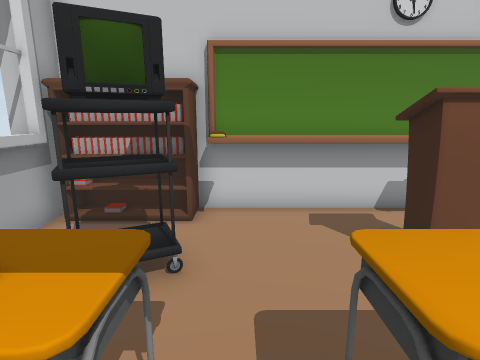
View 1 (above)

14 first-person views from a walk through a Unity game level. The camera is 1.3 m above the floor, tilts 12° down and sees 80° across. The floor is counted in squares, 0.5 m on a side. Each view is taken from the middle of a square. On the plan, view 1 faces up. The plan holds only what a view shows up to about 19 squares ahead; the rest is blank. The player is left out.

View 2
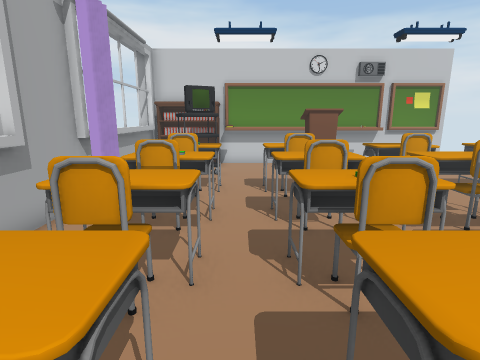

View 3
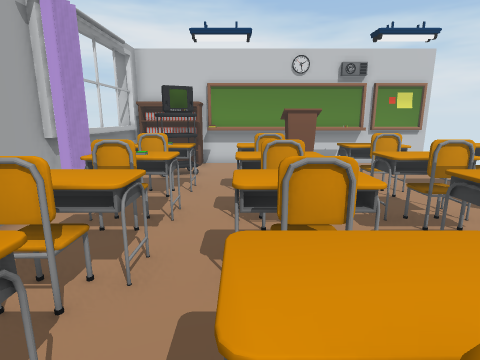

View 4
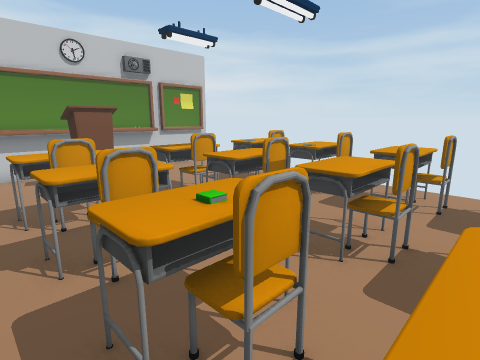

View 5
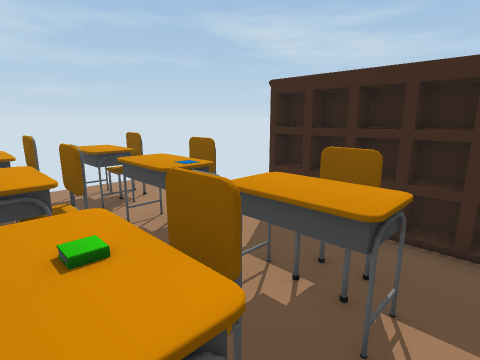

View 6
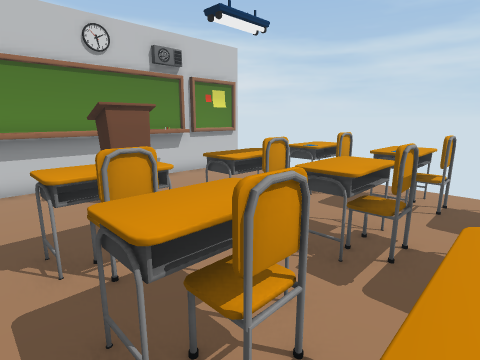

View 7
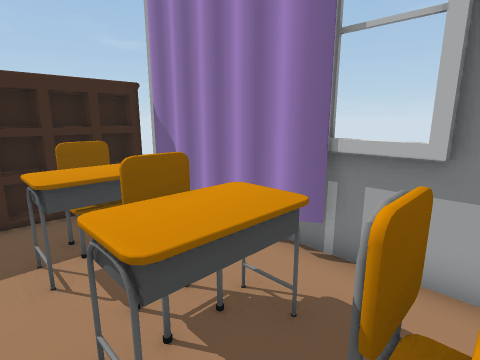

View 8
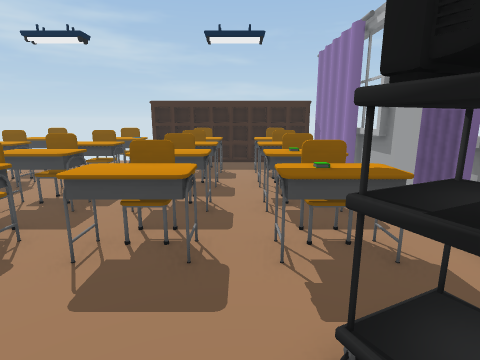

View 9
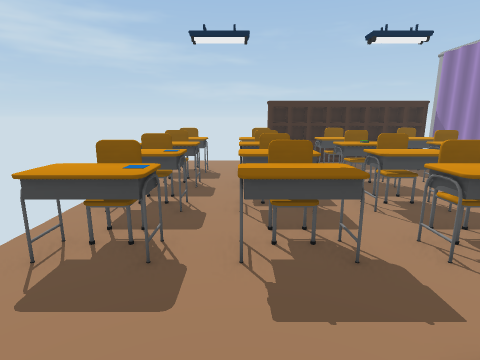

View 10
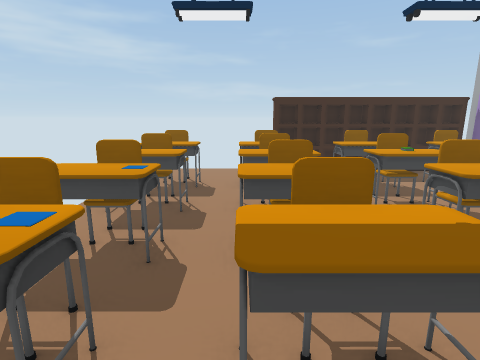

View 11
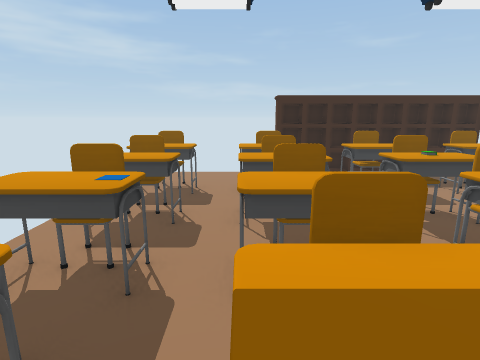

View 12
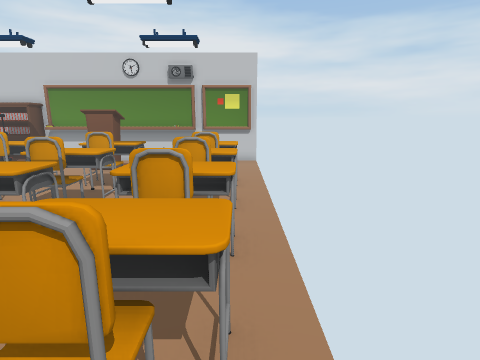

View 13
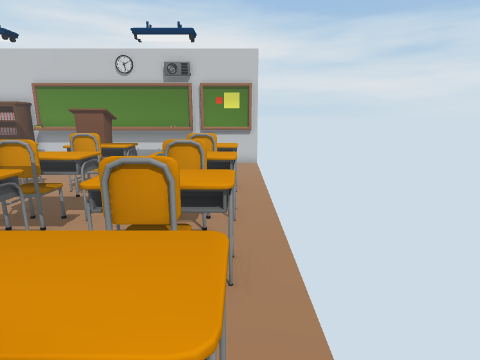

View 14
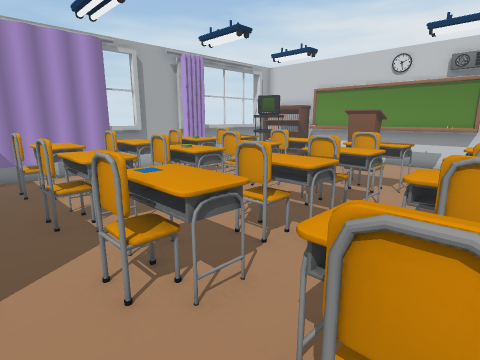

### Floor plan
Key: @ floor where view 1 was taken; # wall or solid block; x gap in a wall; . floor; = window, fence, low wall or low ledge; ^ raised ledge.
Columns run from 6 left of view 1 to 12 right of it. Each row starts with its distance up from view 1.
  8     ###############
  7 ######............
  6  =  x....#^.......
  5  # ###...^^^......
  4  = ###...  .......
  3  =................
  2  =.^^^.^^^.^^^.^^^
  1  #.^^^.^^^.^^^.^^^^
  0  #^^^.@.=...=...^^^
 -1  #^^^^.^^^.^^^.^^^^
 -2  #^^^^.^^^.^^^.^^^^
 -3  #^^^...x...x...^^^
 -4  #^^^^.^^^.^^^.^^^^
 -5  #^^^^.^^^.^^^.^^^^
 -6  #^^^...=...=...^^^
 -7  #^^^^.^^^.^^^.^^^^
 -8  ##^^^.^^^.^^^.^^^
 -9  ##.....x...=.....
-10   ##########......
-11   ##########

Where each view was taken, in squares from view 1:
view 1: 0 up, 0 right, facing up
view 2: 9 down, 0 right, facing up
view 3: 9 down, 1 right, facing up
view 4: 7 down, 0 right, facing up-right
view 5: 4 down, 0 right, facing down-right
view 6: 4 down, 0 right, facing up-right
view 7: 2 down, 0 right, facing down-left
view 8: 7 up, 0 right, facing down
view 9: 7 up, 7 right, facing down
view 10: 4 up, 7 right, facing down
view 11: 3 up, 7 right, facing down
view 12: 10 down, 11 right, facing up
view 13: 9 down, 11 right, facing up
view 14: 10 down, 10 right, facing up-left
